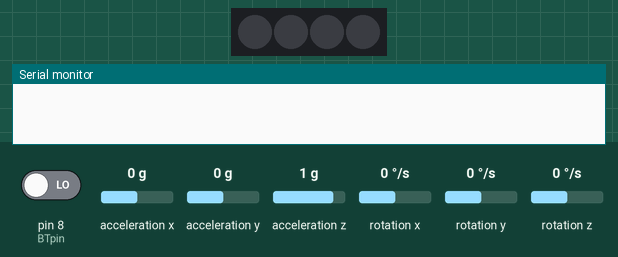
Simulated run of this sketch. Board: Arduino Uno, built with avr-gcc and run on an emulated ATmega328P. On the bench: 4 RGB LEDs in strip order, left to right, the last lines printed to the serial monitor. Wiring (inferred from the names in the program): MPU-6050 motion sensor at I2C address 0x68. Inputs (shaded band) come from the test bench; at power-on: acceleration y 0 g, pin 8 (BTpin) LOW, rotation y 0 °/s, acceleration x 0 g, acceleration z 1 g, rotation x 0 °/s, rotation z 0 °/s. Dim RGB values are drawn brighter than linear; the local clock reads 2024-03-15 10:24:30 at power-on unless the sketch sets it; storage starts empty.

Above: at 1.2 s.
1.3 s: acceleration y set to -1.4 g
At 3.6 s:
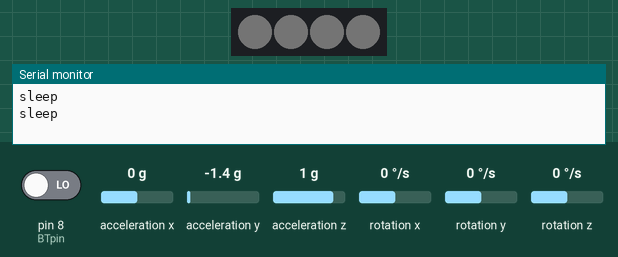
3.9 s: pin 8 (BTpin) driven HIGH
6.6 s: acceleration y set to 0 g
9.6 s: rotation y set to -192 °/s
At 10.9 s:
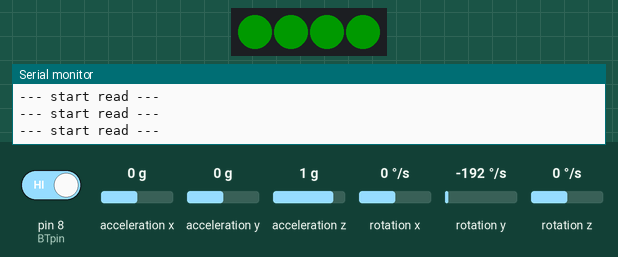
11.8 s: rotation y set to -100 °/s
At 13.0 s:
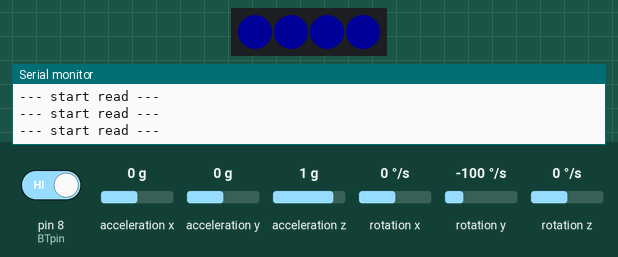
13.8 s: acceleration y set to -0.8 g
At 15.9 s:
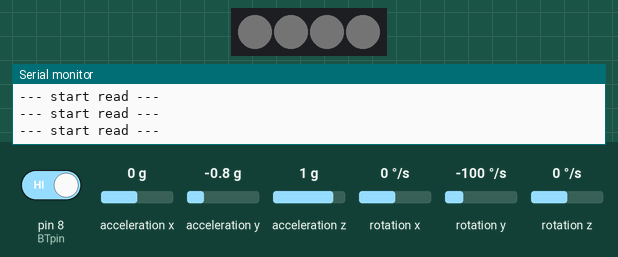
Timing chart, 0 to 17.4 s (numbered marks = the images above; inputs shaded):
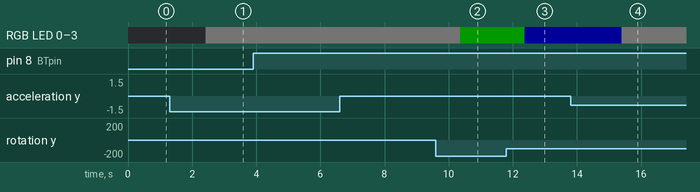

The sketch:

led_srtip_ex.ino
```cpp
#include <SoftwareSerial.h>
#include <virtuabotixRTC.h>
#include <ArduinoJson.h>
#include <stdlib.h>
#include "SdFat.h"
SdFat SD;
#include "Wire.h" // This library allows you to communicate with I2C devices.
#include <PololuLedStrip.h>
PololuLedStrip<9> ledStrip;
#define LED_COUNT 4
rgb_color colors[LED_COUNT];

#define mpu_add 0x68
#define sleep_acy 10000
#define PIN_CLK 7
#define PIN_DAT 6
#define PIN_RST 5

/************************************************************ Parameters ****************************************************************/
int RedPin = A0; //the Red pin connects to digital pin 11 on the arduino
int BluePin = A1; //the Blue pin connects to digital pin 10 on the arduino
int GreenPin = A2 ;//the Green pin connects to digital pin 11 on the arduino
int healthGood = A3;
int healthNorm = 8;
unsigned long interval=1000; // the time we need to wait
unsigned long previousMillis=0; // millis() returns an unsigned long.
int chipSelect = 9;
long ac_x, ac_y,ac_z,gy_x,gy_y,gy_z ; //acc, gyro data
long i=0, Maxgy,Mingy,Gapgy,sleep;
long gyy[8], acy[8];
int BTpin = 8;

//const int chipSelect = 10;
//detect time for time and date
virtuabotixRTC my_rtc(PIN_CLK,PIN_DAT,PIN_RST);
// call Sd card fuction
#define SD_CS_PIN SS
File myFile;

SoftwareSerial mySerial(3, 4); // RX, TX
const int MPU_ADDR = 0x68; // I2C address of the MPU-6050. If AD0 pin is set to HIGH, the I2C address will be 0x69.
int16_t accelerometer_x, accelerometer_y, accelerometer_z; // variables for accelerometer raw data
char numChars = 32;
//char receivedChars[numChars];

int sec;

/************************************************************ VOID setup****************************************************************/

void setup()
{
   // set the BTpin for input
    pinMode(BTpin, INPUT);

  // HC-06 default serial speed for communcation mode is 9600
    mySerial.begin(9600);
    Serial.begin(9600);
    // seconds, minutes, hours, day of the week, day of the month, month, year
    //my_rtc.setDS1302Time(0,50,14,9,13,11,2018);
    while (!Serial) {
    ; // wait for serial port to connect. Needed for native USB port only
    }
      // see if the card is present and can be initialized:
     pinMode(chipSelect, OUTPUT);
    if (!SD.begin(SD_CS_PIN)) {
       Serial.print("Sd init...");
      return;
    }

    Wire.begin();
    Wire.beginTransmission(MPU_ADDR); // Begins a transmission to the I2C slave (GY-521 board)
    Wire.write(0x6B); // PWR_MGMT_1 register
    Wire.write(0); // set to zero (wakes up the MPU-6050)
    Wire.endTransmission(true);
    sec =0;
}

uint32_t timers = millis();

/************************************************************ Parameters in loop ****************************************************************/
void loop()
{


  my_rtc.updateTime();
  Wire.beginTransmission(MPU_ADDR);
  Wire.write(0x3B); // starting with register 0x3B (ACCEL_XOUT_H) [MPU-6000 and MPU-6050 Register Map and Descriptions Revision 4.2, p.40]
  Wire.endTransmission(false); // the parameter indicates that the Arduino will send a restart. As a result, the connection is kept active.
  Wire.requestFrom(MPU_ADDR, 7*2, true); // request a total of 7*2=14 registers
  // "Wire.read()<<8 | Wire.read();" means two registers are read and stored in the same variable
  accelerometer_x = Wire.read()<<8 | Wire.read(); // reading registers: 0x3B (ACCEL_XOUT_H) and 0x3C (ACCEL_XOUT_L)
  accelerometer_y = Wire.read()<<8 | Wire.read(); // reading registers: 0x3D (ACCEL_YOUT_H) and 0x3E (ACCEL_YOUT_L)
  accelerometer_z = Wire.read()<<8 | Wire.read(); // reading registers: 0x3F (ACCEL_ZOUT_H) and 0x40 (ACCEL_ZOUT_L)
  Wire.beginTransmission(mpu_add) ; //get gyro data
  Wire.write(0x43) ;
  Wire.endTransmission(false) ;
  Wire.requestFrom(mpu_add, 6, true) ;
  gy_x = Wire.read() << 8 | Wire.read(); // reading registers: 0x43 (GYRO_XOUT_H) and 0x44 (GYRO_XOUT_L)
  gy_y = Wire.read() << 8 | Wire.read(); // reading registers: 0x45 (GYRO_YOUT_H) and 0x46 (GYRO_YOUT_L)
  gy_z = Wire.read() << 8 | Wire.read(); // reading registers: 0x47 (GYRO_ZOUT_H) and 0x48 (GYRO_ZOUT_L)

/********************************************SD card and bluetooth manipulation fuction*******************************************/

       if (digitalRead(BTpin)==HIGH){
               Serial.println(F("--- start read ---"));
                   if (SD.exists("test_2.txt")) {

                   myFile = SD.open("test_2.txt"); // open "file.txt" to read data
                    // Serial.println("--- Reading start ---");
                   while((myFile.available() != -1) && (myFile.available()>0)){
                   String sdid = myFile.readStringUntil(',');
                   String sdacc_x = myFile.readStringUntil(',');
                   String sdacc_y = myFile.readStringUntil(',');
                   String sdacc_z = myFile.readStringUntil(',');
                   String sdgy_x = myFile.readStringUntil(',');
                   String sdgy_y = myFile.readStringUntil(',');
                   String sdgy_z = myFile.readStringUntil(',');
                   String sdYears = myFile.readStringUntil(',');
                   String sdMonth = myFile.readStringUntil(',');
                   String sdDMonth = myFile.readStringUntil(',');
                   String sdHours = myFile.readStringUntil(',');
                   String sdMins = myFile.readStringUntil(',');
                   String sdSec = myFile.readStringUntil('\n');
                   //String behaf = myFile.readStringUntil('\n');


                       String data_to_ras = "[" + sdacc_x + "," + sdacc_y + "," + sdacc_z + "," +sdgy_x + "," + sdgy_y + "," + sdgy_z + "," +  sdYears + "," +  sdMonth + "," +  sdDMonth + "," +  sdHours + "," +  sdMins + "," +  sdSec + "]\n";
                       mySerial.print(data_to_ras);
                       data_to_ras = "\0";
                       delay(500);

                      } // close the file:
                         myFile.close();
                         SD.remove("test_2.txt");
                         delay(100);
                      }
                 else {
                        if (timers > millis())  timers = millis();
                          if (millis() - timers > 3000) {
                            timers = millis(); // reset the timer
                            String data_to_ras = "[" + String(accelerometer_x) + "," + String(accelerometer_y) + "," + String(accelerometer_z) + "," + String(gy_x) + "," + String(gy_y) + "," + String(gy_z) + "]\n";
                            mySerial.print(data_to_ras);
                            data_to_ras = "\0";
                          }
                      }

             // done:
             // mySerial.println(accelerometer_x);
             }
             else{
              //Serial.println(F("--- start write ---"));
              //delay(10);
              SDCARD_W(accelerometer_x, accelerometer_y, accelerometer_z, gy_x, gy_y, gy_z);
             }

//Serial.println(accelerometer_x);


//           //check logical condition if avv_blole sent data else save to sdcard
//           if (mySerial.available()){
//            //numChars = "";
//            //while(mySerial.available())
//            //numChars =+ inChar;
//           // recvHealthCon();
//
//            //recvHealthCon(inChar);
//            Serial.println(F("--- start read ---"));
//            // SDCARD_R (sdacc_x, sdacc_y, sdacc_z, sdgy_x, sdgy_y, sdgy_z, sdHour, sdminutes, sdseconds, sdYear);
//            }else{ Serial.println(F("--- start write ---"));}// SDCARD_W(accelerometer_x, accelerometer_y, accelerometer_z, gy_x, gy_y, gy_z, my_rtc.hours, my_rtc.minutes,my_rtc.seconds, my_rtc.year);}
//

/********************************************simple behavoir clasification fuction*******************************************/
  gyy[i] = gy_y;
  acy[i] = accelerometer_y;
  i++;
  if(i == 8 ) {
  Maxgy = gyy[0];
  Mingy = gyy[0];
  for(int j = 0 ; j < 8; j++){
    if(Maxgy < gyy[j]) Maxgy = gyy[j];
    if(Mingy > gyy[j]) Mingy = gyy[j];
    if(acy[j] > sleep_acy || acy[j] < -sleep_acy) sleep =sleep+ 1;
  }
  Gapgy = Maxgy - Mingy;
  if(sleep == 8) {Serial.println("sleep"); setColor(1, 1, 1);Gapgy = -1;}//sleeping
  if(Gapgy >= 45000 ) {Serial.println("run");setColor(25, 0, 0);}//running
  if(Gapgy <45000 && Gapgy >12500) {Serial.println("Walk");setColor(0, 25, 0);}//walking
  if(Gapgy>0 && Gapgy <=12500) {Serial.println("Stand");setColor(0, 0, 25);}//standing
  i = 0;
  sleep = 0;
  }

  Serial.flush();
  delay(100);
}

/********************************************led condirion fuction******************************************************/
void setColor(int red1, int green1, int blue1)
{
 rgb_color color;
  color.red = red1;
  color.green = green1;
  color.blue = blue1;

    // Update the colors buffer.
      for(uint16_t i = 0; i < LED_COUNT; i++)
      {
        colors[i] = color;
      }
      // Write to the LED strip.
      ledStrip.write(colors, LED_COUNT);
}


/********************************************write sd card fuction******************************************************/

void SDCARD_W (int acc_x, int acc_y, int acc_z, int gy_x,int gy_y,int gy_z)
{
  if (timers > millis())  timers = millis();
     if (millis() - timers > 3000) {
        timers = millis(); // reset the timer
        //sprintf(timer,"%02d-%02d-%d %02d:%02d:%02d",my_rtc.year, my_rtc.month, my_rtc.dayofmonth, my_rtc.hours, my_rtc.minutes, my_rtc.seconds);
        myFile = SD.open("test_2.txt", FILE_WRITE);
        if(myFile)
        {
//          String data_RW_to_sd = String(sec) + "," + String(acc_x) + "," + String(acc_y) + "," + String(acc_z) + "," + String(gy_x) + "," + String(gy_y) + ","  + String(gy_z) + "," +
//          String(my_rtc.year)+ "," + String(my_rtc.month)+ "," + String(my_rtc.dayofmonth)+ "," + String(my_rtc.hours)+ "," + String(my_rtc.minutes)+ "," +
//          String(my_rtc.seconds)+ "\n";
//          myFile.println(data_RW_to_sd);
//          myFile.close();

          myFile.print(sec);
          myFile.print(",");
          myFile.print(acc_x);
          myFile.print(",");
          myFile.print(acc_y);
          myFile.print(",");
          myFile.print(acc_z);
          myFile.print(",");
          myFile.print(gy_x);
          myFile.print(",");
          myFile.print(gy_y);
          myFile.print(",");
          myFile.print(gy_z);
          myFile.print(",");
          myFile.print(my_rtc.year);
          myFile.print(",");
          myFile.print(my_rtc.month);
          myFile.print(",");
          myFile.print(my_rtc.dayofmonth);
          myFile.print(",");
          myFile.print(my_rtc.hours);
          myFile.print(",");
          myFile.print(my_rtc.minutes);
          myFile.print(",");
          myFile.print(my_rtc.seconds);
          myFile.println("\n");
          myFile.close();
        }

     }
  }

//void loops(String s)
//{
//   if (timers > millis())  timers = millis();
//         if (millis() - timers > 500) {
//          timers = millis(); // reset the timer
//          //if (tinyGPS.location.isValid()) {
//            Serial.flush();
//            StoServer = "\0";
//        }
//}
```

Measured:
- after the input at 1.3 s, RGB LED 0–3: off → RGB(1, 1, 1) after 1.1 s
- after the input at 9.6 s, RGB LED 0–3: RGB(1, 1, 1) → RGB(0, 25, 0) after 0.76 s
- after the input at 11.8 s, RGB LED 0–3: RGB(0, 25, 0) → RGB(0, 0, 25) after 0.58 s
- after the input at 13.8 s, RGB LED 0–3: RGB(0, 0, 25) → RGB(1, 1, 1) after 1.6 s
